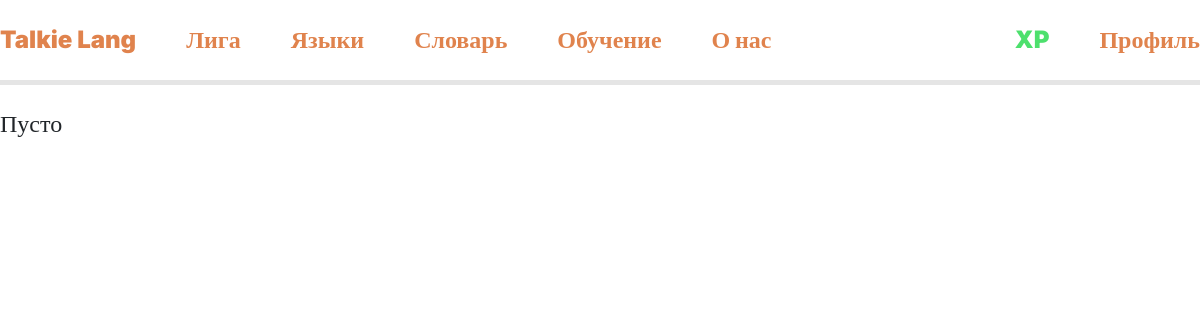
The page /dictionary/index.php (signed in) on the database as committed earlier.
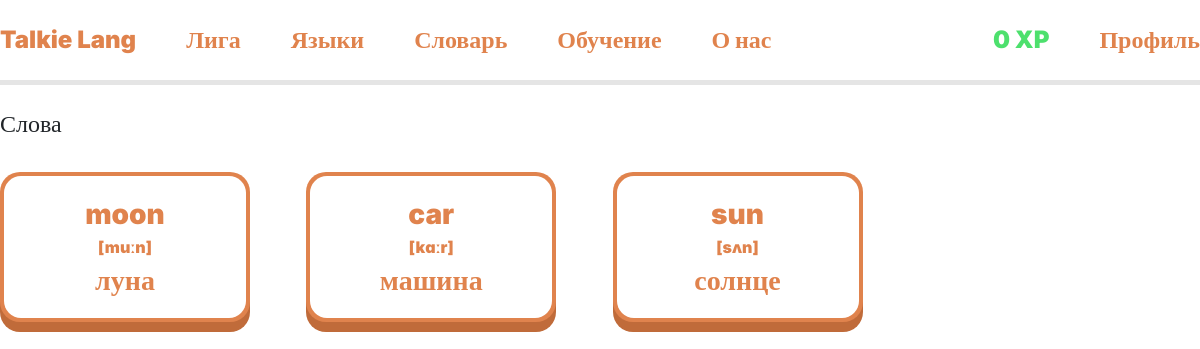
The same page on the database as committed later.
### tables this page shows
CREATE TABLE `users` (
  `user_id` int(11) NOT NULL,
  `user_login` text NOT NULL,
  `user_email` text NOT NULL,
  `user_password` text NOT NULL,
  `user_role` enum('user','admin') NOT NULL DEFAULT 'user',
  `user_weekly_xp` int(11) NOT NULL DEFAULT '0',
  `user_league` int(11) NOT NULL DEFAULT '1'
);

CREATE TABLE `user_words` (
  `id` int(11) NOT NULL,
  `user_id` int(11) NOT NULL,
  `word_id` int(11) NOT NULL
);

CREATE TABLE `words` (
  `word_id` int(11) NOT NULL,
  `word_name` varchar(100) NOT NULL,
  `word_transcription` varchar(100) DEFAULT NULL,
  `word_translate` varchar(100) NOT NULL,
  `lang_id` int(11) NOT NULL DEFAULT '1'
);

### connection-db.php (called while the page is built, shortened)
<?php
$conn = mysqli_connect("localhost","root","","Lang");
if(isset($_SESSION["id"])){
    $id = $_SESSION["id"];
    $user = mysqli_fetch_assoc(mysqli_query($conn, "select * from users join leagues on leagues.league_id = users.user_league where user_id = $id"));
}

### dictionary/index.php (the view, shortened to what this page needs)
<?php
require "../connection-db.php";
$words = mysqli_fetch_all(mysqli_query($conn, "SELECT * FROM `user_words` join words on words.word_id = user_words.word_id where user_id = $id"),MYSQLI_ASSOC);
?>
<!DOCTYPE html>
<html lang="en">
<?php include "../components/head.php"; ?>
<body>
    <?php include "../components/header.php"; ?>
    <main class="container">
        <?php if(count($words) != 0):?>
        <h4>Слова</h4>
        <div class="wordgrid">
            <?php foreach ($words as $word): ?>
                <div class="wordbtn">
                    <div>
                        <p><?= $word["word_name"]?></p>
                        <p><?= $word["word_transcription"]?></p>
                        <p><?= $word["word_translate"]?></p>
                    </div>
                </div>
            <?php endforeach; ?>
        </div>
        <?php else:?>
            <h4>Пусто</h4>
        <?php endif;?>
    </main>
</body>
</html>

### components/head.php (shortened to what this page needs)
<head>
    <link rel="stylesheet" href="../../css/bootstrap.min.css">
    <link rel="stylesheet" href="../../css/style.css">
</head>

### components/header.php
<header>
    <div class="nav-bar">
        <div>
            <div>
                <?php if (!isset($_SESSION["lang"])): ?>
                    <a href="/">Talkie Lang</a>
                <?php else: ?>
                    <a href="/<?= $_SESSION["lang"] ?>">Talkie Lang</a>
                <?php endif; ?>
                <a href="/league">Лига</a>
                <a href="/langs">Языки</a>
                <?php if (!isset($_SESSION["lang"])): ?>
                    <a href="/dictionary">Словарь</a>
                <?php endif; ?>
                <a href="">Обучение</a>
                <a href="">О нас</a>
            </div>
            <div>
                <?php if (!isset($_SESSION["id"])): ?>
                    <a href="/auth/">Вход</a>
                    <a href="/register/">Регистрация</a>
                <?php else: ?>
                    <p class="xp"><?= $user["user_weekly_xp"] ?> XP</p>
                    <a href="/profile/">Профиль</a>
                <?php endif; ?>
            </div>
        </div>
    </div>
</header>

### css/style.css (style rules this page uses)
* { transition: 0.15s ease-out; }
:root { --main-color: #e0834d; --main-color-shadow: #c06b3a; --main-color-light: rgb(235, 155, 109); --green-color: #4de06d; --green-color-shadow: #2db64b; --red-color: #e0524d; --red-color-shadow: #b6362d; --bg-color: #0f0f0f; --bg-secondary: #1a1a1a; --gray-color: #a38a7a; --gray-color-light: #d3c2b6; }
body { font-family: inter; }
p { margin: 0; }
header { height: 85px; }
.nav-bar { width: 100%; position: fixed; height: 85px; display: flex; justify-content: center; align-items: center; box-sizing: border-box; border-bottom: 5px solid #e5e5e5; background-color: white; z-index: 10; }
.nav-bar>div { width: 1280px; display: flex; justify-content: space-between; align-items: center; }
.nav-bar>div div { display: flex; align-items: center; gap: 50px; }
.nav-bar>div div a { color: var(--main-color); text-decoration: none; font-weight: 900; font-size: 24px; }
.container { max-width: 1280px; display: flex; flex-direction: column; gap: 25px; padding-left: 0; padding-right: 0; }
main { padding: 25px 0; }
.wordgrid { display: grid; grid-template-columns: repeat(4, 1fr); justify-content: space-between; gap: 25px; }
.xp { color: var(--green-color); text-decoration: none; font-weight: 900; font-size: 24px; }

Rows that differ between the two databases and show on the page:
now on this page (row edited): users: user_weekly_xp "0"
added user_words: word.word_name "moon", word.word_transcription "[muːn]", word.word_translate "луна"
added user_words: word.word_name "car", word.word_transcription "[kɑːr]", word.word_translate "машина"
added user_words: word.word_name "sun", word.word_transcription "[sʌn]", word.word_translate "солнце"
Other text that changed with them:
text no longer shown: "Пусто"
text now shown: "Слова"
